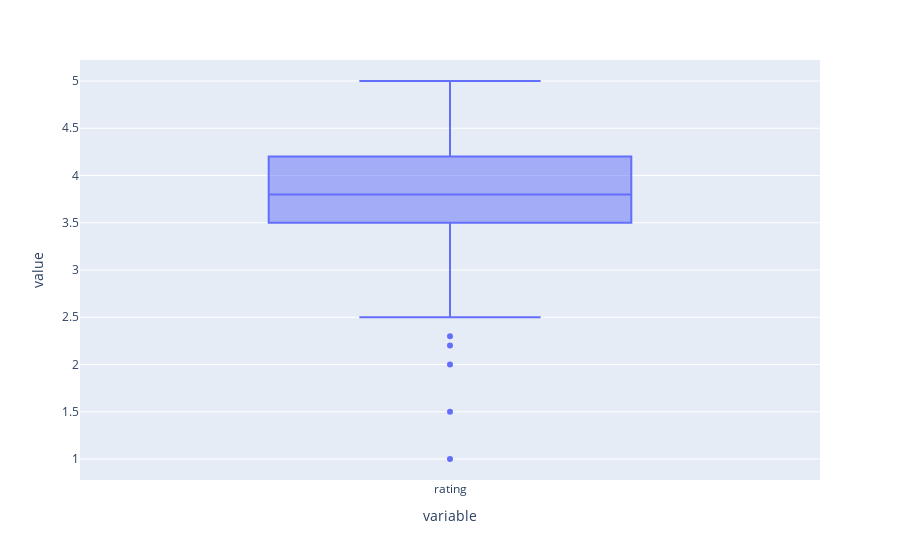

Notebook code cell kept with this figure:
### Code cell
px.box(df, y=['rating'])

### Figure 1 — Plotly figure (JSON) as saved in the notebook; plotly's stock layout.template omitted (floating-point values rounded to 4 significant figures; data arrays with more than 128 entries replaced by an {"elided": "..."} marker saying what was removed)
{"data": [{"alignmentgroup": "True", "hovertemplate": "variable=%{x}<br>value=%{y}<extra></extra>", "legendgroup": "", "marker": {"color": "#636efa"}, "name": "", "notched": false, "offsetgroup": "", "orientation": "v", "showlegend": false, "type": "box", "x": {"elided": "516 str values"}, "x0": " ", "xaxis": "x", "y": {"elided": "516 float values"}, "y0": " ", "yaxis": "y"}], "layout": {"boxmode": "group", "legend": {"tracegroupgap": 0}, "margin": {"t": 60}, "xaxis": {"anchor": "y", "domain": [0, 1], "title": {"text": "variable"}}, "yaxis": {"anchor": "x", "domain": [0, 1], "title": {"text": "value"}}}}
